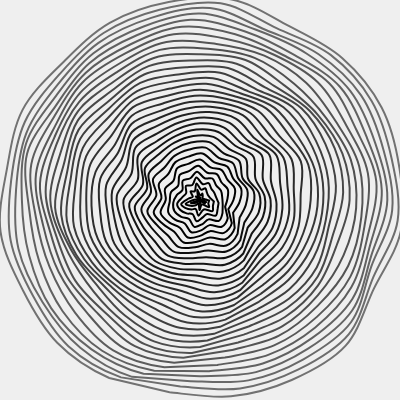
Frame 1 (no input)
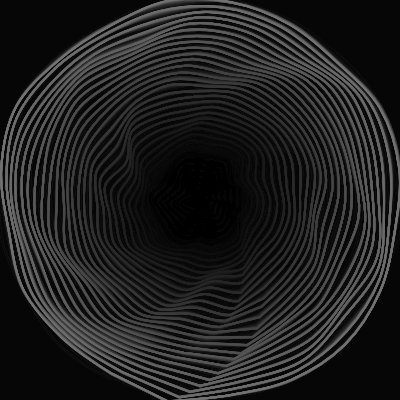
Frame 60 (no input)
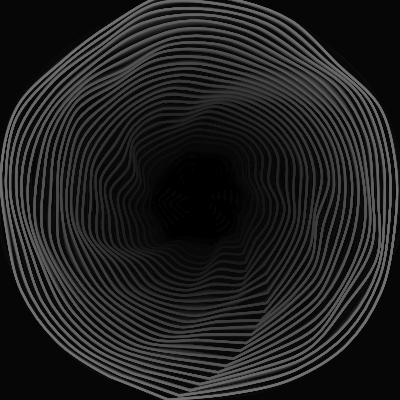
Frame 120 (the mouse pressed at the canvas centre since frame 60)

The p5.js sketch that drew these frames (run headless with seeded random() and noise() and a simulated clock; from frame 60 on, the mouse is pressed at the canvas centre):

// p5.js sketch
// ── sketch.js
let spacing = 12
let circles = []
class Circwave {

  constructor(r, start) {
    this.x = width / 2
    this.y = height / 2
    this.r = r / 2
    this.xoff = start / width * spacing
    this.speed = 0.01
    this.shapeStart = start
    this.yoff = width

  }

  render() {

    let col = map(this.r, 0, width, -width/16, 255)
    let sxoff = this.xoff
    //ellipse(this.x, this.y, this.r)
    beginShape()
    let rmod
    let scaling = 360 / spacing

    for (let j = this.shapeStart; j < 360 + this.shapeStart; j += 18) {
      stroke(col)
      strokeWeight(2)
      //fill(255)
      noFill()
      let realj = (j - this.shapeStart)

      let ang = j * PI / 180
      let a, b, c, x, y



      a = scaling * cos(realj / scaling)
      b = scaling * sin(realj / scaling)
      c = this.xoff * (sin(ang +this.yoff))
      //console.log()
      rmod = noise(a, b, c)




      //c = ((this.yoff)) * (realj / scaling) + 1


      let rmapped = map(rmod, 0, 1, -spacing, spacing * 1.5)
      x = (this.r + rmapped) * cos(ang) + width / 2
      y = (this.r + rmapped) * sin(ang) + height / 2
      //noLoop()
      curveVertex(x, y)


    }


    endShape(CLOSE)
    //this.shapeStart +=this.speed %360

    this.xoff += 0.01
    this.yoff = sin(this.xoff)/spacing
  }
}

function setup() {
  createCanvas(400, 400);
  let total = width / spacing
  for (i = 0; i < total; i++) {
    circles[i] = new Circwave(i * spacing, i * spacing/4)
  }
}





function draw() {
  background(0,16);
  //frameRate(15)
  let total = width / spacing
  for (i = 0; i < total; i++) {
    circles[i].render()
  }


  //noLoop()

}
